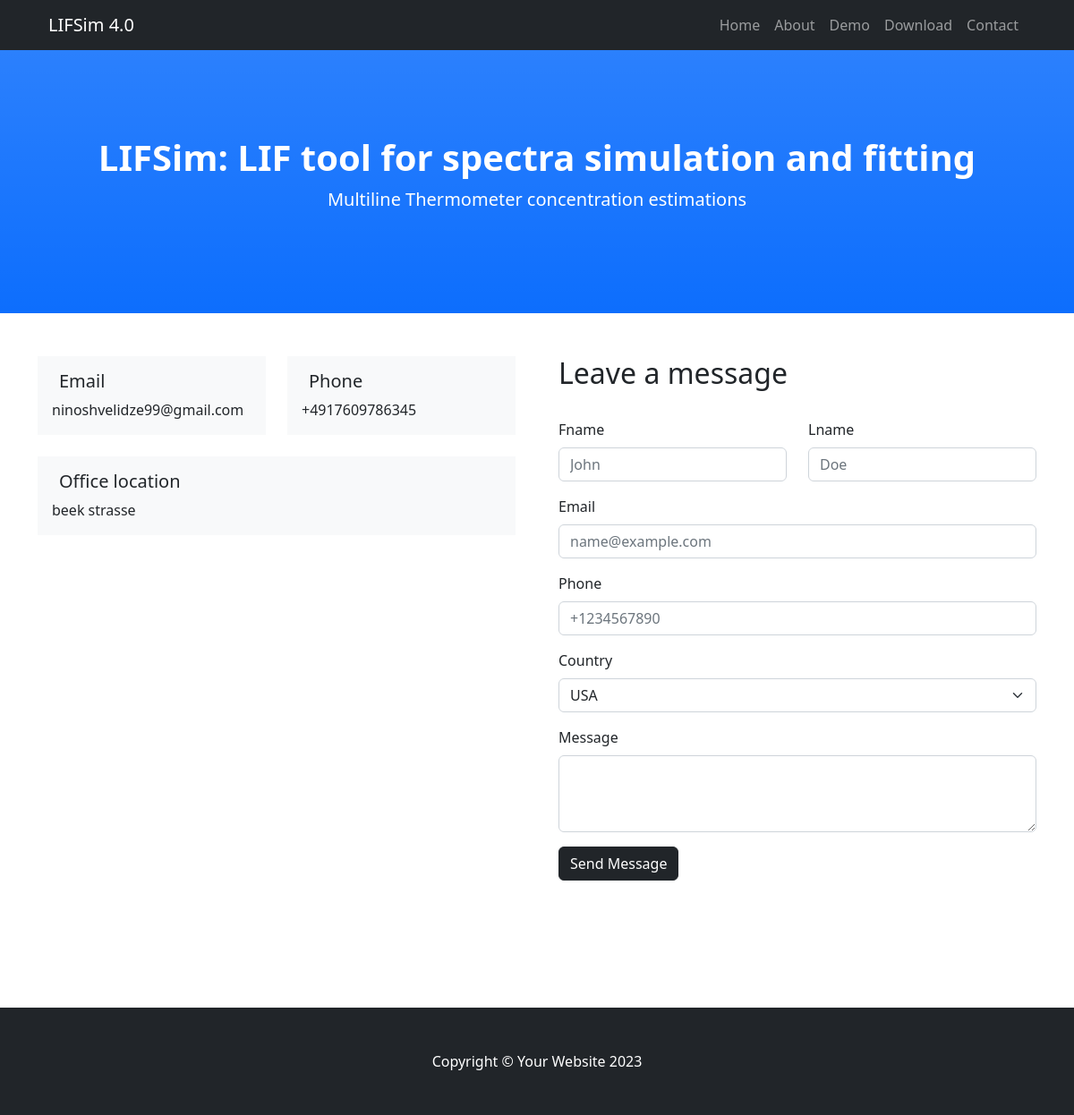
Page /contact/ on the committed database.
### pages/models.py (models this page shows, shortened)
class Contact(models.Model):
    number = models.CharField(max_length=150, null=True, blank=True)
    email = models.EmailField(null=True, blank=True)
    address = models.CharField(max_length=150, null=True, blank=True)
    map = models.TextField(null=True, blank=True)
    class Meta:
        verbose_name = 'contact'
        verbose_name_plural = 'contacts'

### pages/views.py (the view)
# urls.py: path("contact/", ContactView.as_view(), name="contact"),
class ContactView(generic.TemplateView):
    template_name = "home/contact.html"
    def get_context_data(self, **kwargs):
        context = {
            'contact': Contact.objects.first()
        }
        return context

### templates/home/contact.html (shortened to what this page needs)
{% extends 'base.html' %}
{% block content %}
    <main>
    <div class="container py-5">
      <div class="row g-5">
        <div class="col-xl-6">
          <div class="row row-cols-md-2 g-4">
            <div class="aos-item" data-aos="fade-up" data-aos-delay="200">
              <div class="aos-item__inner">
                <div class="bg-light hvr-shutter-out-horizontal d-block p-3">
                  <div class="d-flex justify-content-start">
                    <i class="fa-solid fa-envelope h3 pe-2"></i>
                    <span class="h5">Email</span>
                  </div>
                  <span>{{ contact.email }}</span>
                </div>
              </div>
            </div>
            <div class="aos-item" data-aos="fade-up" data-aos-delay="400">
              <div class="aos-item__inner">
                <div class="bg-light hvr-shutter-out-horizontal d-block p-3">
                  <div class="d-flex justify-content-start">
                    <i class="fa-solid fa-phone h3 pe-2"></i>
                    <span class="h5">Phone</span>
                  </div>
                  <span>{{ contact.number }}</span>
                </div>
              </div>
            </div>
          </div>
          <div class="aos-item mt-4" data-aos="fade-up" data-aos-delay="600">
            <div class="aos-item__inner">
              <div class="bg-light hvr-shutter-out-horizontal d-block p-3">
                <div class="d-flex justify-content-start">
                  <i class="fa-solid fa-location-pin h3 pe-2"></i>
                  <span class="h5">Office location</span>
                </div>
                <span>{{ contact.address }}</span>
              </div>
            </div>
          </div>
          <div class="aos-item" data-aos="fade-up" data-aos-delay="800">
            <div class="mt-4 w-100 aos-item__inner">
              {{ contact.map|safe}}
            </div>
          </div>
        </div>
        <div class="col-xl-6">
          <h2 class="pb-4">Leave a message</h2>
          <div class="row g-4">
            <div class="col-6 mb-3">
              <label for="exampleFormControlInput1" class="form-label">Fname</label>
              <input type="text" class="form-control" id="exampleFormControlInput1" placeholder="John">
            </div>
            <div class="col-6 mb-3">
              <label for="exampleFormControlInput1" class="form-label">Lname</label>
              <input type="text" class="form-control" id="exampleFormControlInput1" placeholder="Doe">
            </div>
          </div>
          <div class="mb-3">
            <label for="exampleFormControlInput1" class="form-label">Email</label>
            <input type="email" class="form-control" id="exampleFormControlInput1" placeholder="name@example.com">
          </div>
          <div class="mb-3">
            <label for="exampleFormControlInput1" class="form-label">Phone</label>
            <input type="tel" class="form-control" id="exampleFormControlInput1" placeholder="+1234567890">
          </div>
          <div class="mb-3">
            <label for="exampleFormControlInput1" class="form-label">Country</label>
            <select class="form-select" aria-label="Default select example">
              <option value="1">USA</option>
            </select>
          </div>
          <div class="mb-3">
            <label for="exampleFormControlTextarea1" class="form-label">Message</label>
            <textarea class="form-control" id="exampleFormControlTextarea1" rows="3"></textarea>
          </div>
          <button type="button" class="btn btn-dark">Send Message</button>
        </div>
      </div>
    </div>
  </main>
{% endblock content %}

### rows in the picture
Contact: email "ninoshvelidze99@gmail.com", number "+4917609786345", address "beek strasse"
